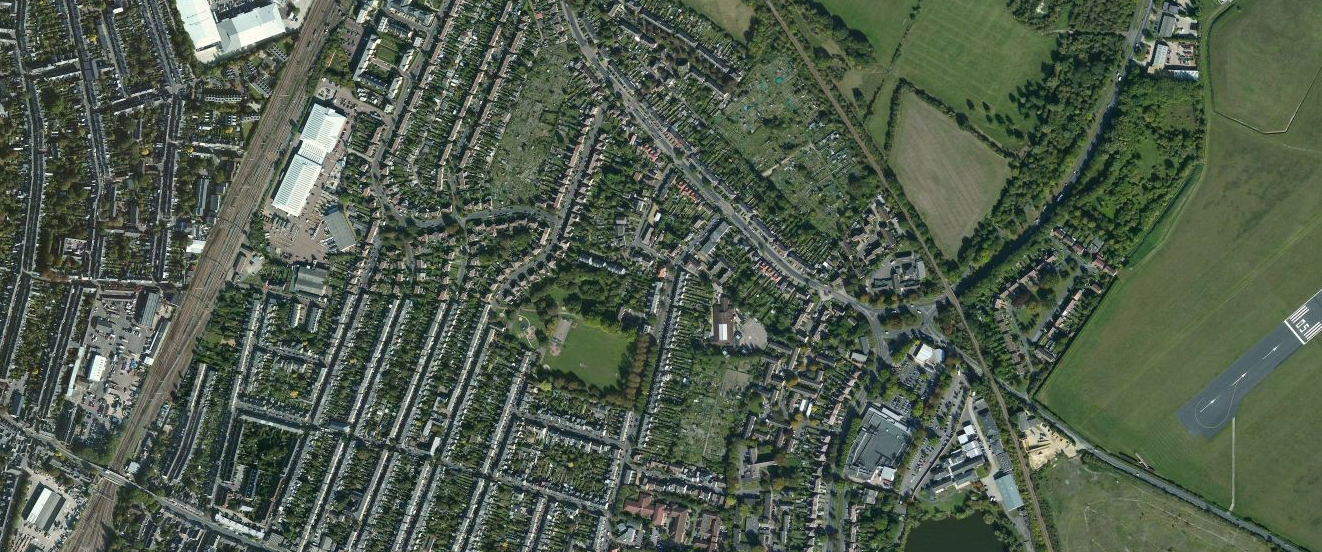
#> input picture code/CNN/Test/Test1.png, 1322 x 552 px
$ jupyter execute --allow-errors 'Test on integrated system.ipynb'   (shell and % lines are left out)   (Python 2 division)
#> lines starting #> are read from the running program, lines starting #| are printed output that depends on the picture
# Le-Net 1 based architecture

[cell 1]
import matplotlib.pyplot as plt
import numpy as np
from numpy import linalg as lin
import scipy.signal as sig
from PIL import Image
import glob
import matplotlib.cm as cm
import itertools

[cell 2]
########### Functions ############################################################################################################################

# Define Activitation functions, pooling and convolution functions (the rules)

def Sigmoid(x):
    return (1/(1+np.exp(-x)))

def Sigmoid_dx(x):
    return np.exp(-x)/((1+np.exp(-x))**2)

def TanH(x):
    return (1-np.exp(-x))/(1+np.exp(-x))


def Pool(I,W):
    PoolImg=np.zeros((len(I)/len(W),len(I)/len(W))) # W must fit an integer times into I.
    for i in range(0,len(PoolImg)):
        for j in range(0,len(PoolImg)):
            SelAr=I[i*len(W):(i+1)*len(W),j*len(W):(j+1)*len(W)]
            PoolImg[i,j]=np.inner(SelAr.flatten(),W.flatten()) # Now this is just an inner product since we have vectors
    return PoolImg

# To automatically make Gaussian kernels
def makeGaussian(size, fwhm = 3, center=None):
    x = np.arange(0, size, 1, float)
    y = x[:,np.newaxis]

    if center is None:
        x0 = y0 = size // 2
    else:
        x0 = center[0]
        y0 = center[1]

    return np.exp(-4*np.log(2) * ((x-x0)**2 + (y-y0)**2) / fwhm**2)

# To automatically define pooling nodes
def Pool_node(N):
    s=(N,N)
    a=float(N)*float(N)
    return (1.0/a)*np.ones(s)

[cell 3]
#################### Define pooling layers ###########################################################################
P12=Pool_node(4)*(1.0/100.0) #factor 1000 added to lower values more
P34=Pool_node(1)*(1.0/10.0)

#################### Define Convolution layers #######################################################################

######### First C layer #########
C1=[]

## First Kernel

# Inspiration: http://en.wikipedia.org/wiki/Sobel_operator
# http://stackoverflow.com/questions/9567882/sobel-filter-kernel-of-large-size

Kernel=np.array([[4,3,2,1,0,-1,-2,-3,-4],
                 [5,4,3,2,0,-2,-3,-4,-5],
                 [6,5,4,3,0,-3,-4,-5,-6],
                 [7,6,5,4,0,-4,-5,-6,-7],
                 [8,7,6,5,0,-5,-6,-7,-8],
                 [7,6,5,4,0,-4,-5,-6,-7],
                 [6,5,4,3,0,-3,-4,-5,-6],
                 [5,4,3,2,0,-2,-3,-4,-5],
                 [4,3,2,1,0,-1,-2,-3,-4]])

C1.append(Kernel)

## Second Kernel
Kernel=np.matrix.transpose(Kernel)
C1.append(Kernel)

##Third Kernel
#Kernel=makeGaussian(9,5)
#Kernel=(1/np.sum(Kernel))*Kernel
#C1.append(Kernel)

######### Initialize output weights and biases #########

# Define the number of branches in one row
patchSize=40
N_branches= 3
ClassAmount=3 # Forest, City, Water
Size_C2=5
S_H3=((patchSize-C1[0].shape[0]+1)/P12.shape[1])-Size_C2+1
S_H4=S_H3/P34.shape[1]


import pickle
file=open('W.txt','r')
#> (reads code/CNN/W.txt from the repository)
#> (the rest of this cell did not finish here and is left out)

# For the extra information regarding the code in the following cell

a random patch is chosen in the following way: the program counts how many files and patches there are in total, then it permutes the sequence so that a random patch is chosen every iteration (forest, city, water). After selecting the number the file has to be found back.

# save training parameters

[cell 4]
####### Test phase on new images #######
Error_Test=[]
N_correct=0
patchSize=40

name="Test/Test1.png"
img = Image.open(name)
#> img is the input picture: PIL image 1322x552 RGB; mean R, G, B 80.8, 92.8, 77.4
data=img.convert('RGB')
data= np.asarray( data, dtype="int32" )
data=0.2126*data[:,:,0]+0.7152*data[:,:,1]+0.0722*data[:,:,2]
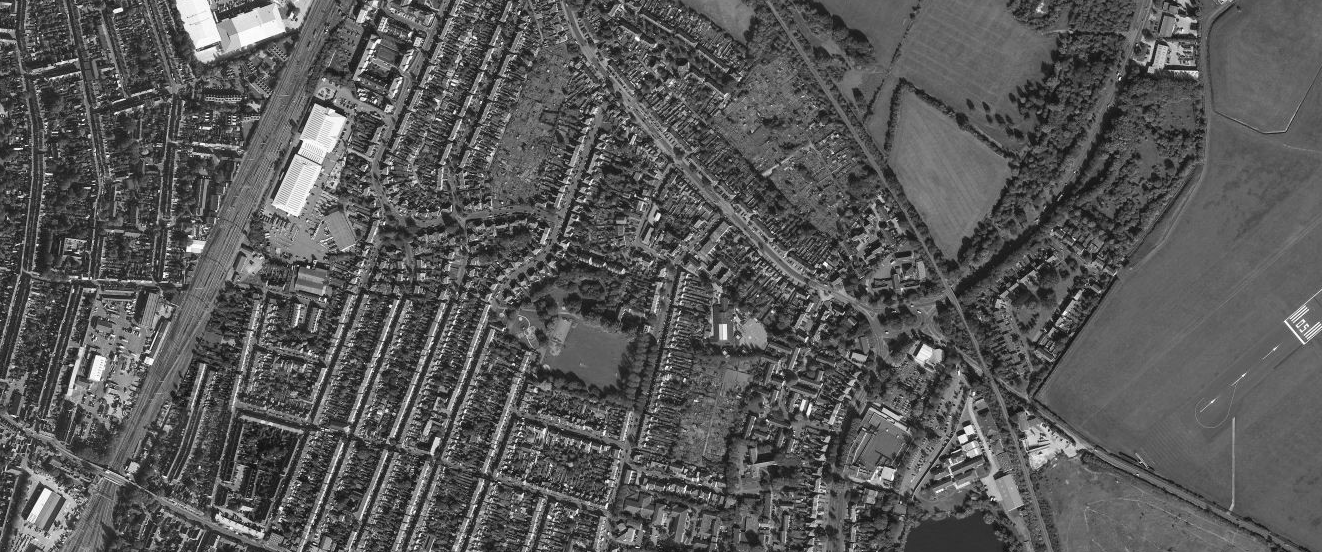
#> data: shape (552, 1322) float64; min 4.72, max 255, mean 89.1
data_RGB=img.convert('RGB')
data_RGB= np.asarray( data_RGB, dtype="int32" )
Yamount=data.shape[0]/patchSize # Counts how many times the windowsize fits in the picture
#> Yamount = 13
Xamount=data.shape[1]/patchSize # Counts how many times the windowsize fits in the picture
#> Xamount = 33


Patches=np.array([[data[y*patchSize:(y+1)*patchSize,  x*patchSize:(x+1)*patchSize] for x in range(0,Xamount)] for y in range(0,Yamount)])
Patches_RGB=np.array([[data_RGB[y*patchSize:(y+1)*patchSize,  x*patchSize:(x+1)*patchSize,:] for x in range(0,Xamount)] for y in range(0,Yamount)])
RGB_values=np.mean(np.mean(Patches_RGB, axis=2),axis=2)/255

[cell 5]
RGB_values.shape
#> Out = (13, 33, 3)

[cell 6]
Patches[0,0].shape
#> Out = (40, 40)

[cell 7]
from itertools import product
###### Chooses patch and defines label #####
#for PP in range(0,len(Sequence)):
forest=0
city=0
water=0


inputPatch=np.zeros((patchSize,patchSize))
Classifier_array=np.zeros((len(Patches[:,0,0,0]),len(Patches[0,:,0,0]),3))
#> (the rest of this cell did not finish here and is left out)

[cell 8]
Classifier_array[0,0]
#> Out = [0, 0, 0]
